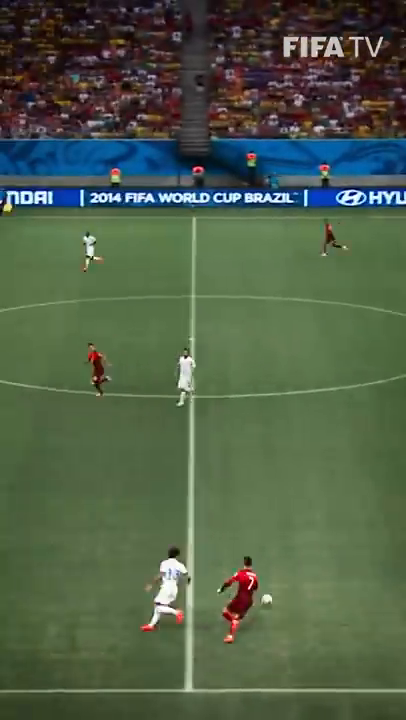
#> input picture frame 68 of video/Shortvideo.mp4, 406 x 720 px
$ jupyter execute Project_brightness_video.ipynb
#> lines starting #> are read from the running program, lines starting #| are printed output that depends on the picture; after the words box and inside, x2 and y2 are one past the last pixel; in counts of white or black regions, pixels touching at a corner belong together
[cell 1]
import cv2
import numpy as np
import time

[cell 2]
def brightness_ctrl(img, bright):
    if bright >= 0:
        value = np.ones_like(img,dtype= 'uint8') * bright
        img_crl = cv2.add(img, value)
    else:
        bright = 127 - bright
        value = np.ones_like(img,dtype= 'uint8') * bright
        img_crl = cv2.subtract(img, value)
    return img_crl

[cell 3]
cap = cv2.VideoCapture('video/Shortvideo.mp4')

def nothing(x):
    pass
cv2.namedWindow('Brightness Control')
#Create Trackbar
bright = cv2.createTrackbar('Brightness', 'Brightness Control', 75, 255, nothing)

fps = 0
while True:
    start_time = time.time()
    ret, frame = cap.read()
#> frame is the input picture: shape (720, 406, 3); mean B, G, R 72, 94.7, 79.7
    if ret == False:
        break
    bright = cv2.getTrackbarPos('Brightness', 'Brightness Control')

    img_crl = brightness_ctrl(frame,bright)
#> in brightness_ctrl, `img_crl = cv2.add(img, value)`:
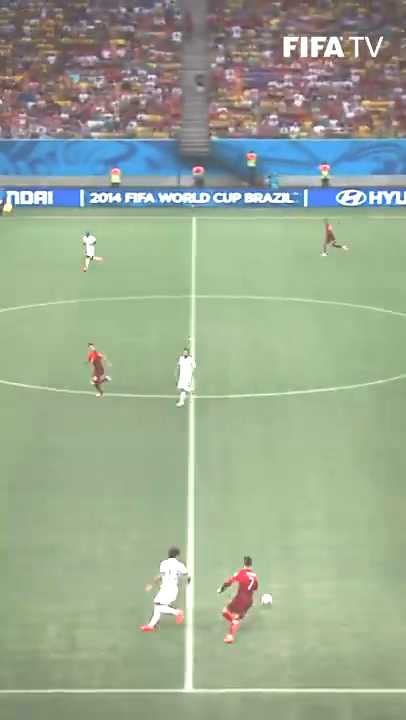
#> img_crl: shape (720, 406, 3); mean B, G, R 146.2, 169, 154.2

    cv2.putText(img_crl, 'FPS : {:.0f}'.format(fps), (30,50), cv2.FONT_HERSHEY_SIMPLEX, 1.5,
                 (0,255,0),3)
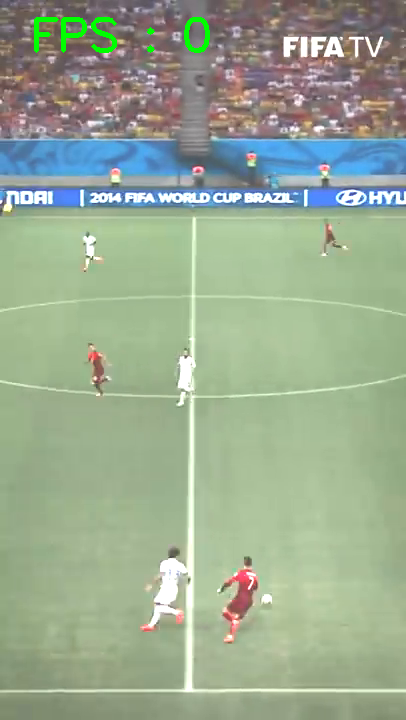
#> img_crl: shape (720, 406, 3); 0.56% of pixels changed, all inside (x1, y1, x2, y2) = (34, 17, 210, 53)
    cv2.imshow('Brightness Control', img_crl)

    if cv2.waitKey(41) == ord('q'):
#> (key q is pressed here)
        break
    time_taken = time.time() - start_time
    fps = 1 / time_taken # frame per seconds

cap.release()
cv2.destroyAllWindows()

$ run again, starting later in the video
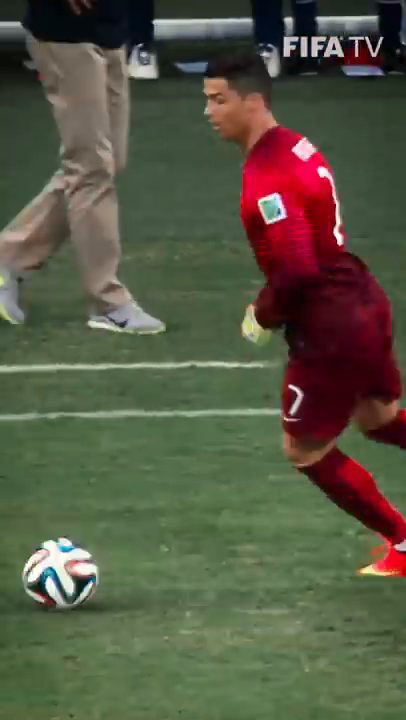
#> input picture frame 308 of video/Shortvideo.mp4, 406 x 720 px
#> frame is the input picture: shape (720, 406, 3); mean B, G, R 67.2, 86.9, 86.5
#> in brightness_ctrl, `img_crl = cv2.add(img, value)`:
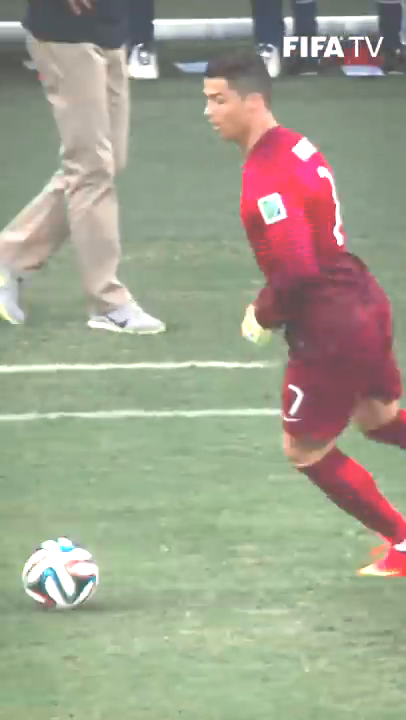
#> img_crl: shape (720, 406, 3); mean B, G, R 141.6, 161.3, 160.2
#> `cv2.putText(img_crl, 'FPS : {:.0f}'.format(fps), (30,50), cv2.FONT_HER..`:
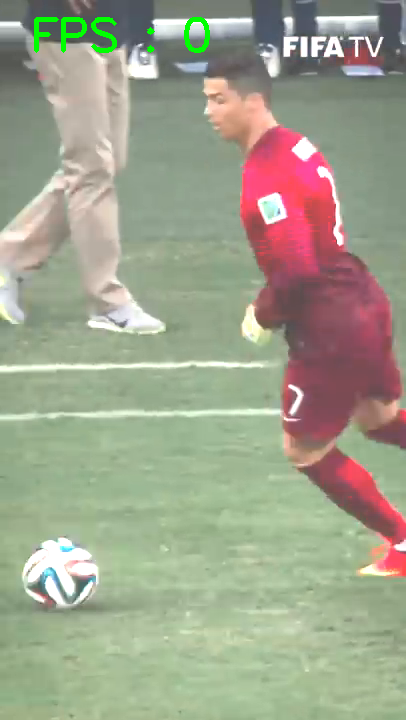
#> img_crl: shape (720, 406, 3); 0.56% of pixels changed, all inside (x1, y1, x2, y2) = (34, 17, 210, 53)

$ run again, starting later in the video
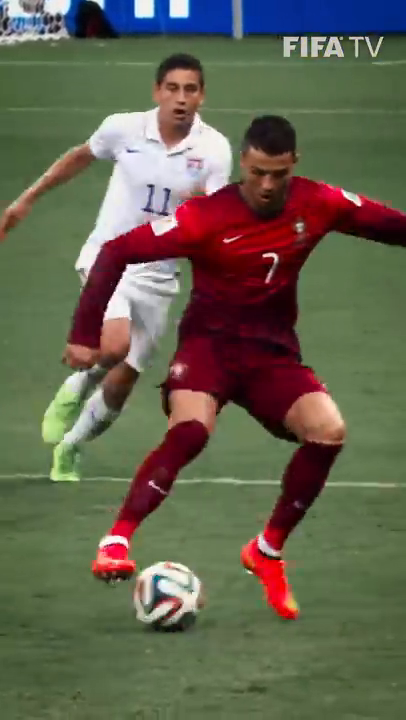
#> input picture frame 548 of video/Shortvideo.mp4, 406 x 720 px
#> frame is the input picture: shape (720, 406, 3); mean B, G, R 79, 97.8, 100.2
#> in brightness_ctrl, `img_crl = cv2.add(img, value)`:
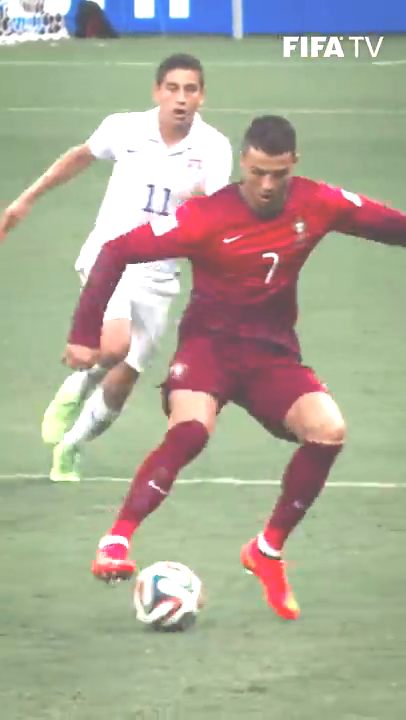
#> img_crl: shape (720, 406, 3); mean B, G, R 151.3, 170.1, 171.7
#> `cv2.putText(img_crl, 'FPS : {:.0f}'.format(fps), (30,50), cv2.FONT_HER..`:
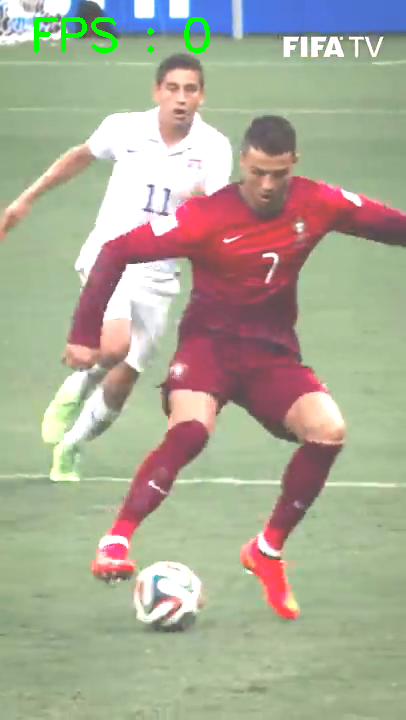
#> img_crl: shape (720, 406, 3); 0.56% of pixels changed, all inside (x1, y1, x2, y2) = (34, 17, 210, 53)
